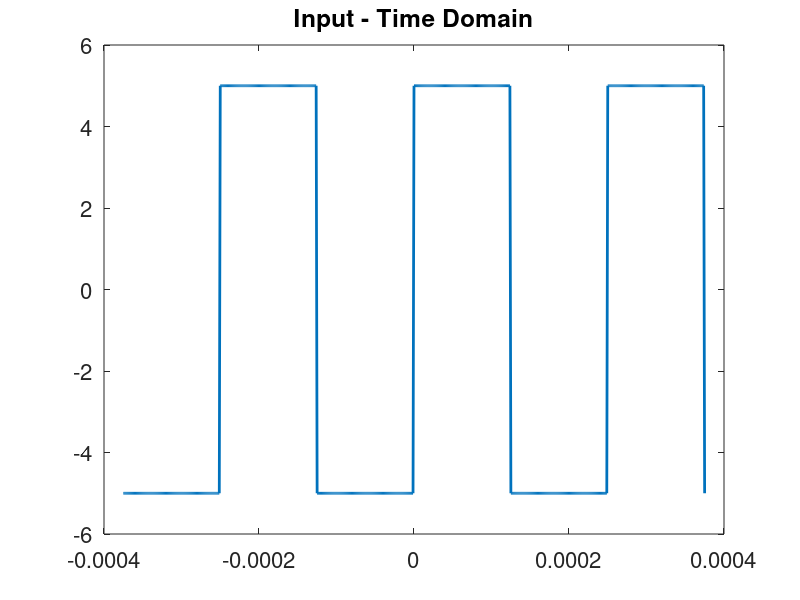
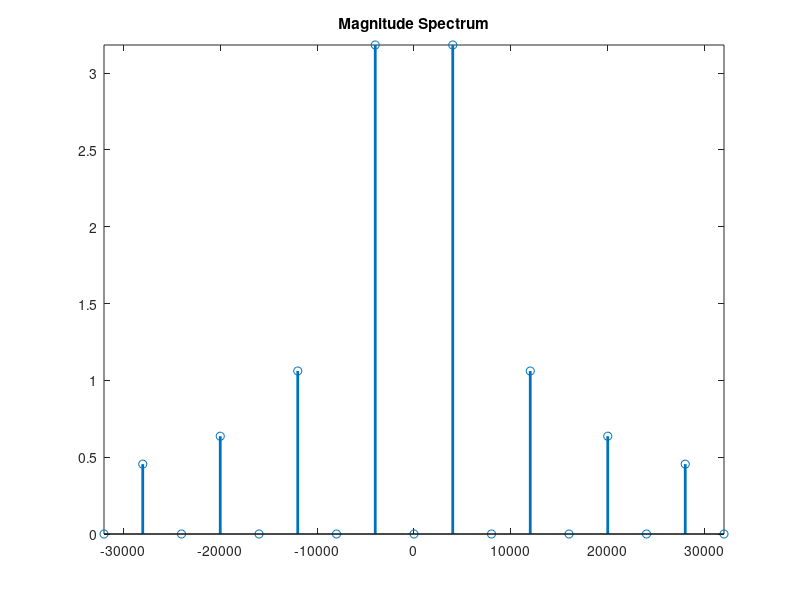
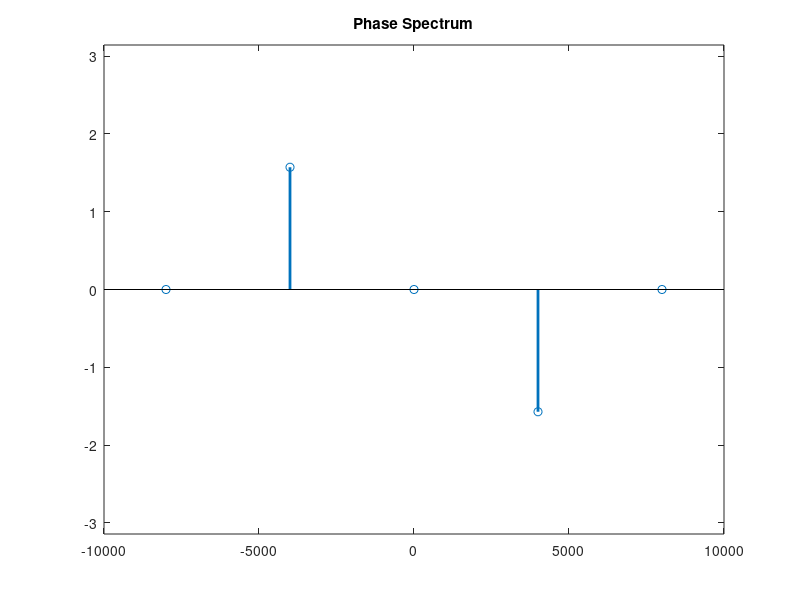
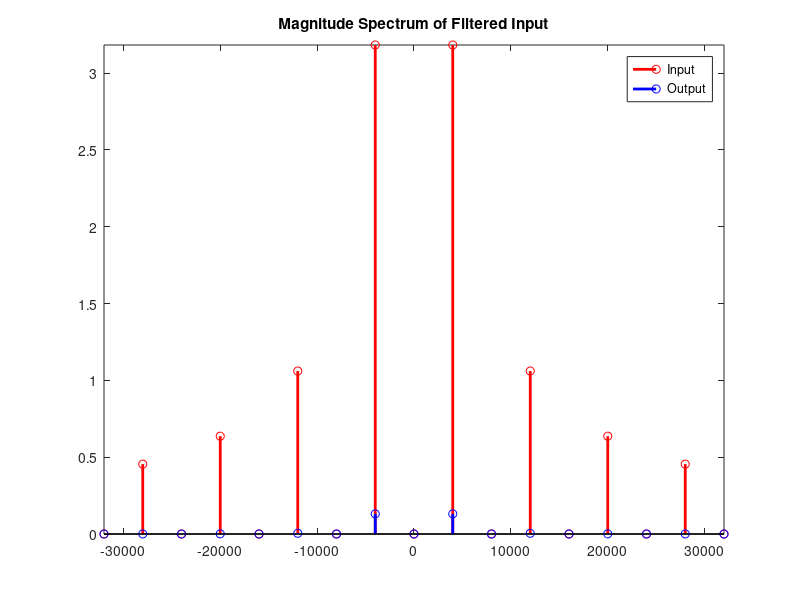

Recreate these plots in MATLAB, in order. (Note: this script raises an error after producing the figures.)
clc; clear; hold off;
%initial info construction
f0 = 4000; T0 = 1/f0; tstep = 0.005*T0;
tt = -1.5*T0:tstep:1.5*T0;
amplitude = 5;

%sqwave generator
gp_in = amplitude * square(2 * pi * f0 * tt);  
figure(1); plot(tt, gp_in, 'LineWidth', 2);
title('Input - Time Domain'); set(gca, 'FontSize', 16);

%impulse generator
N = 100; nvec = -N:N; c_in = zeros(size(nvec));
c_in(mod(nvec,2) == 1) = amplitude * (2 ./ (1i * pi * nvec(mod(nvec, 2) == 1)));
f = nvec * f0;

% Magnitude and Phase Spectrum
figure(2); stem(f, abs(c_in), 'LineWidth', 2); axis([-8*f0 8*f0 0 max(abs(c_in))]); title('Magnitude Spectrum');
figure(3); stem(f, angle(c_in), 'LineWidth', 2); axis([-1e4 1e4 -pi pi]); title('Phase Spectrum');

%impulse response
R = 2e3; C = 0.1e-6; fc = 1/(2*pi*R*C); Q = 5; f_gain = 3 - (1 / Q);
Hf = 1 ./ (1 - (f / fc).^2 + 1i * (f / (fc * Q))); c_out = c_in .* Hf;

%compairsion response
figure(4); stem(f, abs(c_in), 'r', 'LineWidth', 2); hold on; stem(f, abs(c_out), 'b', 'LineWidth', 2);
axis([-8*f0 8*f0 0 max(abs(c_in))]); legend('Input', 'Output'); title('Magnitude Spectrum of Filtered Input');


% Time-domain graph
gp_out = sum(c_out .* exp(1i * 2 * pi * nvec' * f0 * tt));
V_limit = amplitude * f_gain; gp_out = max(min(real(gp_out), V_limit), -V_limit);
figure(5); plot(tt, icsreal(gp_out), 'b', tt, gp_in, 'r', 'LineWidth', 2);
legend('Output', 'Input'); title('Filter Input and Output - Time Domain'); set(gca, 'FontSize', 16);